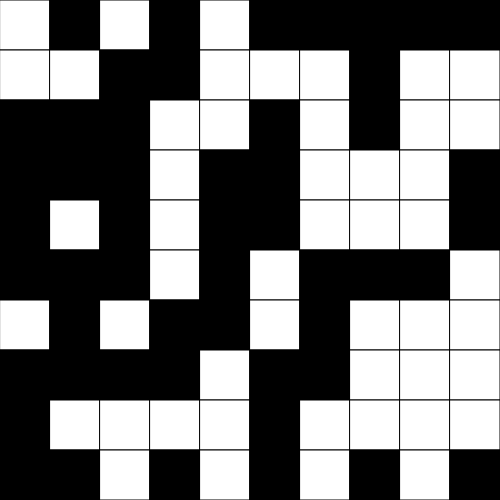
Frame 1 (no input)
Frame 60 (no input): identical to frame 1, image omitted
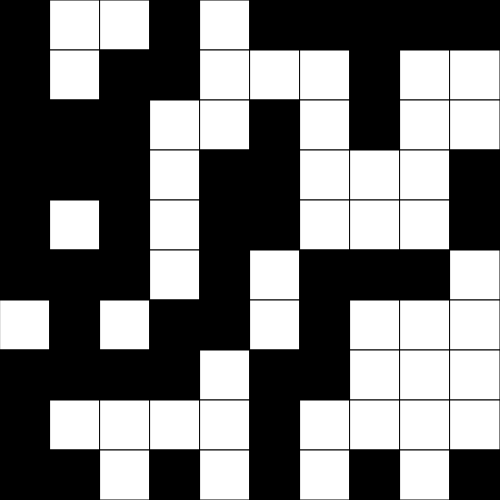
Frame 120 (the mouse pressed at the canvas centre since frame 60)

The p5.js sketch that drew these frames (run headless with seeded random() and noise() and a simulated clock; from frame 60 on, the mouse is pressed at the canvas centre):

// p5.js sketch
// ── sketch.js
let grid = [[]];

let squareSize = 50;
let rows = 10;
let cols = 10;
let x;
let y;

function setup() {
  createCanvas(cols*squareSize, rows*squareSize);
  randomGrid();
}

function draw() {
  background(220);
  renderGrid();
  checkGrid();
  x = getCurrentX();
  y = getCurrentY();

}

function mousePressed() {
  if(keyIsDown && keyCode === SHIFT) {
    flip(x,y);
  }
  else {
    flip(x,y);
    if (x + 1 < cols)  flip(x + 1, y);
    if (y- 1 >= 0)     flip(x, y - 1);
    if (x - 1 >= 0)    flip(x - 1, y);
    if (y + 1 < rows)  flip(x, y + 1);
  }

}

function getCurrentX() {
  let constrainedX = constrain(mouseX, 0, width-1);
  return floor(constrainedX / squareSize);
}

function getCurrentY() {
  let constrainedY = constrain(mouseY, 0, height-1);
  return floor(constrainedY / squareSize);
}

function flip(x,y) {
  if (grid[y][x] === 0)  grid[y][x] = 255;
  else grid[y][x] = 0;
}

function renderGrid() {
  for(let y = 0; y < rows; y++) {
    for (let x = 0; x < cols; x++) {
      let fillColor = grid[y][x];
      fill(fillColor);
      square(x*squareSize, y*squareSize, squareSize);
    }
  }
}

function checkGrid() {
  countB = 0;
  countW = 0;
  for(let y = 0; y < rows; y++) {
    for (let x = 0; x < cols; x++) {
      if (grid[y][x] === 255)    countW++;
      if (grid[y][x] === 0)    countB++;
    }
  }
  textSize(40);
  if(countB === cols*rows) {
    fill(255);
    text("You Win", cols*(squareSize*0.4), rows*(squareSize/2))
  }
  if(countW === cols*rows) {
    fill(0);
    text("You Win", cols*(squareSize*0.4), rows*(squareSize/2))
  }
}

function randomGrid() {
  for (let y = 0; y < rows; y++) {
    grid.push([]);
    for (let x = 0; x < cols; x++) {
      let num = random(0,1);
      if (num >= 0.5)   num = 255;
      else num = 0;
      grid[y].push(num);
    }
  }
}
